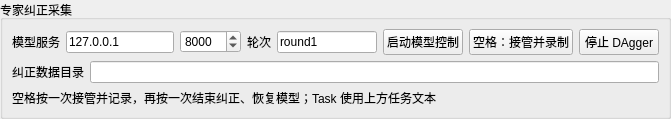
    <widget class="QWidget" name="collection_dagger_panel">
     <property name="visible">
      <bool>false</bool>
     </property>
     <property name="sizePolicy">
      <sizepolicy hsizetype="Preferred" vsizetype="Preferred">
       <horstretch>0</horstretch>
       <verstretch>0</verstretch>
      </sizepolicy>
     </property>
     <layout class="QVBoxLayout" name="collection_VBoxLayout_19" stretch="0">
      <property name="leftMargin">
       <number>0</number>
      </property>
      <property name="topMargin">
       <number>0</number>
      </property>
      <property name="rightMargin">
       <number>0</number>
      </property>
      <property name="bottomMargin">
       <number>0</number>
      </property>
      <property name="spacing">
       <number>6</number>
      </property>
      <item>
       <widget class="QGroupBox" name="collection_dagger_content">
        <property name="visible">
         <bool>false</bool>
        </property>
        <property name="sizePolicy">
         <sizepolicy hsizetype="Preferred" vsizetype="Preferred">
          <horstretch>0</horstretch>
          <verstretch>0</verstretch>
         </sizepolicy>
        </property>
        <property name="title">
         <string>专家纠正采集</string>
        </property>
        <layout class="QVBoxLayout" name="collection_VBoxLayout_20" stretch="0,0,0">
         <property name="leftMargin">
          <number>9</number>
         </property>
         <property name="topMargin">
          <number>9</number>
         </property>
         <property name="rightMargin">
          <number>9</number>
         </property>
         <property name="bottomMargin">
          <number>9</number>
         </property>
         <property name="spacing">
          <number>6</number>
         </property>
         <item>
          <layout class="QHBoxLayout" name="collection_HBoxLayout_14" stretch="0,0,0,0,0,0,0,0">
           <property name="leftMargin">
            <number>0</number>
           </property>
           <property name="topMargin">
            <number>0</number>
           </property>
           <property name="rightMargin">
            <number>0</number>
           </property>
           <property name="bottomMargin">
            <number>0</number>
           </property>
           <property name="spacing">
            <number>6</number>
           </property>
           <item>
            <widget class="QLabel" name="collection_Label_5">
             <property name="sizePolicy">
              <sizepolicy hsizetype="Preferred" vsizetype="Preferred">
               <horstretch>0</horstretch>
               <verstretch>0</verstretch>
              </sizepolicy>
             </property>
             <property name="text">
              <string>模型服务</string>
             </property>
             <property name="wordWrap">
              <bool>false</bool>
             </property>
             <property name="alignment">
              <set>Qt::AlignLeft|Qt::AlignVCenter</set>
             </property>
             <property name="textInteractionFlags">
              <set>Qt::LinksAccessibleByMouse</set>
             </property>
            </widget>
           </item>
           <item>
            <widget class="QLineEdit" name="collection_dagger_host">
             <property name="maximumSize">
              <size>
               <width>180</width>
               <height>16777215</height>
              </size>
             </property>
             <property name="sizePolicy">
              <sizepolicy hsizetype="Expanding" vsizetype="Fixed">
               <horstretch>0</horstretch>
               <verstretch>0</verstretch>
              </sizepolicy>
             </property>
             <property name="text">
              <string>127.0.0.1</string>
             </property>
             <property name="placeholderText">
              <string />
             </property>
            </widget>
           </item>
           <item>
            <widget class="QSpinBox" name="collection_dagger_port">
             <property name="sizePolicy">
              <sizepolicy hsizetype="Minimum" vsizetype="Fixed">
               <horstretch>0</horstretch>
               <verstretch>0</verstretch>
              </sizepolicy>
             </property>
             <property name="minimum">
              <number>1</number>
             </property>
             <property name="maximum">
              <number>65535</number>
             </property>
             <property name="singleStep">
              <number>1</number>
             </property>
             <property name="value">
              <number>8000</number>
             </property>
             <property name="suffix">
              <string />
             </property>
            </widget>
           </item>
           <item>
            <widget class="QLabel" name="collection_Label_6">
             <property name="sizePolicy">
              <sizepolicy hsizetype="Preferred" vsizetype="Preferred">
               <horstretch>0</horstretch>
               <verstretch>0</verstretch>
              </sizepolicy>
             </property>
             <property name="text">
              <string>轮次</string>
             </property>
             <property name="wordWrap">
              <bool>false</bool>
             </property>
             <property name="alignment">
              <set>Qt::AlignLeft|Qt::AlignVCenter</set>
             </property>
             <property name="textInteractionFlags">
              <set>Qt::LinksAccessibleByMouse</set>
             </property>
            </widget>
           </item>
           <item>
            <widget class="QLineEdit" name="collection_dagger_round">
             <property name="maximumSize">
              <size>
               <width>100</width>
               <height>16777215</height>
              </size>
             </property>
             <property name="sizePolicy">
              <sizepolicy hsizetype="Expanding" vsizetype="Fixed">
               <horstretch>0</horstretch>
               <verstretch>0</verstretch>
              </sizepolicy>
             </property>
             <property name="text">
              <string>round1</string>
             </property>
             <property name="placeholderText">
              <string />
             </property>
            </widget>
           </item>
           <item>
            <widget class="QPushButton" name="collection_dagger_start_button">
             <property name="sizePolicy">
              <sizepolicy hsizetype="Minimum" vsizetype="Fixed">
               <horstretch>0</horstretch>
               <verstretch>0</verstretch>
              </sizepolicy>
             </property>
             <property name="text">
              <string>启动模型控制</string>
             </property>
            </widget>
           </item>
           <item>
            <widget class="QPushButton" name="collection_dagger_toggle_button">
             <property name="sizePolicy">
              <sizepolicy hsizetype="Minimum" vsizetype="Fixed">
               <horstretch>0</horstretch>
               <verstretch>0</verstretch>
              </sizepolicy>
             </property>
             <property name="text">
              <string>空格：接管并录制</string>
             </property>
            </widget>
           </item>
           <item>
            <widget class="QPushButton" name="collection_dagger_stop_button">
             <property name="sizePolicy">
              <sizepolicy hsizetype="Minimum" vsizetype="Fixed">
               <horstretch>0</horstretch>
               <verstretch>0</verstretch>
              </sizepolicy>
             </property>
             <property name="text">
              <string>停止 DAgger</string>
             </property>
            </widget>
           </item>
          </layout>
         </item>
         <item>
          <layout class="QHBoxLayout" name="collection_HBoxLayout_15" stretch="0,0">
           <property name="leftMargin">
            <number>0</number>
           </property>
           <property name="topMargin">
            <number>0</number>
           </property>
           <property name="rightMargin">
            <number>0</number>
           </property>
           <property name="bottomMargin">
            <number>0</number>
           </property>
           <property name="spacing">
            <number>6</number>
           </property>
           <item>
            <widget class="QLabel" name="collection_Label_7">
             <property name="sizePolicy">
              <sizepolicy hsizetype="Preferred" vsizetype="Preferred">
               <horstretch>0</horstretch>
               <verstretch>0</verstretch>
              </sizepolicy>
             </property>
             <property name="text">
              <string>纠正数据目录</string>
             </property>
             <property name="wordWrap">
              <bool>false</bool>
             </property>
             <property name="alignment">
              <set>Qt::AlignLeft|Qt::AlignVCenter</set>
             </property>
             <property name="textInteractionFlags">
              <set>Qt::LinksAccessibleByMouse</set>
             </property>
            </widget>
           </item>
           <item>
            <widget class="QLineEdit" name="collection_dagger_root">
             <property name="sizePolicy">
              <sizepolicy hsizetype="Expanding" vsizetype="Fixed">
               <horstretch>0</horstretch>
               <verstretch>0</verstretch>
              </sizepolicy>
             </property>
             <property name="text">
              <string />
             </property>
             <property name="placeholderText">
              <string />
             </property>
            </widget>
           </item>
          </layout>
         </item>
         <item>
          <widget class="QLabel" name="collection_dagger_status">
           <property name="sizePolicy">
            <sizepolicy hsizetype="Preferred" vsizetype="Preferred">
             <horstretch>0</horstretch>
             <verstretch>0</verstretch>
            </sizepolicy>
           </property>
           <property name="text">
            <string>空格按一次接管并记录，再按一次结束纠正、恢复模型；Task 使用上方任务文本</string>
           </property>
           <property name="wordWrap">
            <bool>true</bool>
           </property>
           <property name="alignment">
            <set>Qt::AlignLeft|Qt::AlignVCenter</set>
           </property>
           <property name="textInteractionFlags">
            <set>Qt::LinksAccessibleByMouse</set>
           </property>
          </widget>
         </item>
        </layout>
       </widget>
      </item>
     </layout>
    </widget>
